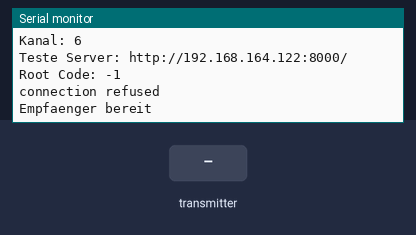
Bench run of a sketch on a simulated ESP32. Parts: the last lines printed to the serial monitor. The inputs (shaded band) are chosen by the test bench. WiFi joins after 1.5 s; servers stay silent unless stated; uploads are accepted with an empty reply; the local clock reads 2024-03-15 10:24:30 at power-on unless the sketch sets it.

Above: at 3.9 s.
4.0 s: the transmitter starts sending ms = 0
At 4.16 s:
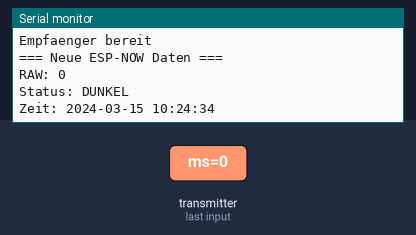
5.5 s: the transmitter starts sending bright = 1
At 5.87 s:
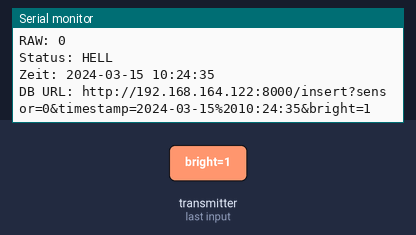
7.5 s: the transmitter starts sending raw = 1024
At 7.87 s:
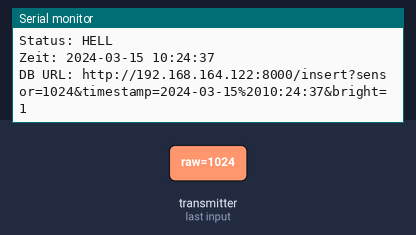
9.0 s: the transmitter starts sending raw = 0
At 9.37 s:
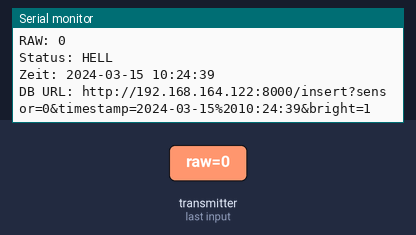
10.5 s: the transmitter starts sending bright = 0
At 10.87 s:
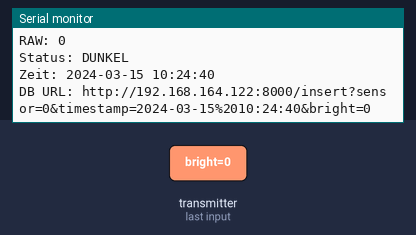
Timing chart, 0 to 13.0 s (numbered marks = the images above; inputs shaded):
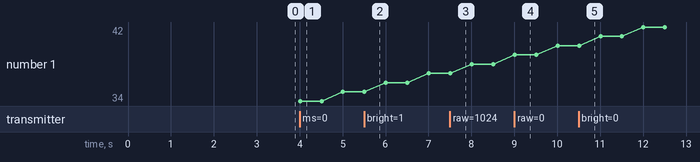

The sketch:

empfaenger_esp32.ino
```cpp
#include <WiFi.h>
#include <esp_now.h>
#include <WebServer.h>
#include <WiFiManager.h>
#include <HTTPClient.h>
#include <time.h>

WebServer server(80);

const char* DB_HOST = "192.168.164.122";
const uint16_t DB_PORT = 8000;
const char* DB_PATH = "/insert";

typedef struct struct_message {
  unsigned long ms;
  int raw;
  bool bright;
} struct_message;

struct_message incomingData;

int currentRaw = 0;
bool currentBright = false;
String currentState = "-";
String lastTimestamp = "-";

volatile bool dbSendPending = false;
int pendingRaw = 0;
bool pendingBright = false;
String pendingTimestamp = "-";

String getTimeString() {
  struct tm timeinfo;
  if (!getLocalTime(&timeinfo)) {
    return "-";
  }

  char buffer[30];
  strftime(buffer, sizeof(buffer), "%Y-%m-%d %H:%M:%S", &timeinfo);
  return String(buffer);
}

bool testTcpConnection() {
  WiFiClient client;
  bool ok = client.connect(DB_HOST, DB_PORT);
  if (ok) {
    client.stop();
    return true;
  }
  return false;
}

void sendToDB(int raw, String timestamp, bool bright) {
  if (WiFi.status() != WL_CONNECTED) {
    Serial.println("DB: WLAN nicht verbunden");
    return;
  }

  if (!testTcpConnection()) {
    Serial.println("DB: Server/Port nicht erreichbar");
    return;
  }

  // URL-Encoding fuer Leerzeichen
  timestamp.replace(" ", "%20");

  WiFiClient client;
  HTTPClient http;

  String url = "http://" + String(DB_HOST) + ":" + String(DB_PORT) + String(DB_PATH);
  url += "?sensor=" + String(raw);
  url += "&timestamp=" + timestamp;
  url += "&bright=" + String(bright ? 1 : 0);

  Serial.print("DB URL: ");
  Serial.println(url);

  http.setConnectTimeout(5000);
  http.setTimeout(5000);

  if (!http.begin(client, url)) {
    Serial.println("HTTP begin fehlgeschlagen");
    return;
  }

  int code = http.GET();

  Serial.print("DB HTTP Code: ");
  Serial.println(code);

  if (code > 0) {
    Serial.print("DB Antwort: ");
    Serial.println(http.getString());
  } else {
    Serial.print("HTTP Fehler: ");
    Serial.println(http.errorToString(code));
  }

  http.end();
}

void onDataRecv(const esp_now_recv_info_t *recv_info, const uint8_t *incomingDataBytes, int len) {
  if (len != sizeof(struct_message)) {
    Serial.println("Falsche Datenlaenge empfangen");
    return;
  }

  memcpy(&incomingData, incomingDataBytes, sizeof(incomingData));

  currentRaw = incomingData.raw;
  currentBright = incomingData.bright;
  currentState = currentBright ? "HELL" : "DUNKEL";
  lastTimestamp = getTimeString();

  pendingRaw = currentRaw;
  pendingBright = currentBright;
  pendingTimestamp = lastTimestamp;
  dbSendPending = true;

  Serial.println("=== Neue ESP-NOW Daten ===");
  Serial.print("RAW: ");
  Serial.println(currentRaw);
  Serial.print("Status: ");
  Serial.println(currentState);
  Serial.print("Zeit: ");
  Serial.println(lastTimestamp);
}

String getHtmlPage() {
  String html = "<!DOCTYPE html><html><head>";
  html += "<meta charset='utf-8'>";
  html += "<meta http-equiv='refresh' content='2'>";
  html += "<title>Sensorstation</title>";
  html += "<style>";
  html += "body{font-family:Arial;margin:30px;background:#f4f4f4;}";
  html += ".box{background:white;padding:20px;border-radius:12px;max-width:450px;box-shadow:0 0 10px rgba(0,0,0,0.1);}";
  html += "h1{margin-top:0;}";
  html += "</style>";
  html += "</head><body>";

  html += "<div class='box'>";
  html += "<h1>Sensorstation</h1>";
  html += "<p><b>Lichtwert:</b> " + String(currentRaw) + "</p>";
  html += "<p><b>Status:</b> " + currentState + "</p>";
  html += "<p><b>Zeit:</b> " + lastTimestamp + "</p>";
  html += "<p><b>IP:</b> " + WiFi.localIP().toString() + "</p>";
  html += "</div>";

  html += "</body></html>";
  return html;
}

void handleRoot() {
  server.send(200, "text/html", getHtmlPage());
}

void handleApiData() {
  String json = "{";
  json += "\"timestamp\":\"" + lastTimestamp + "\",";
  json += "\"sensor\":" + String(currentRaw) + ",";
  json += "\"bright\":" + String(currentBright ? 1 : 0) + ",";
  json += "\"status\":\"" + currentState + "\"";
  json += "}";

  server.send(200, "application/json", json);
}

void handleApiSensor() {
  String json = "{";
  json += "\"timestamp\":\"" + lastTimestamp + "\",";
  json += "\"sensor\":" + String(currentRaw);
  json += "}";

  server.send(200, "application/json", json);
}

void handleApiBright() {
  String json = "{";
  json += "\"timestamp\":\"" + lastTimestamp + "\",";
  json += "\"bright\":" + String(currentBright ? 1 : 0);
  json += "}";

  server.send(200, "application/json", json);
}

void testServer() {
  WiFiClient client;
  HTTPClient http;

  String testUrl = "http://" + String(DB_HOST) + ":" + String(DB_PORT) + "/";
  Serial.print("Teste Server: ");
  Serial.println(testUrl);

  http.begin(client, testUrl);
  int code = http.GET();

  Serial.print("Root Code: ");
  Serial.println(code);

  if (code > 0) {
    Serial.println(http.getString());
  } else {
    Serial.println(http.errorToString(code));
  }

  http.end();
}

void setup() {
  Serial.begin(115200);
  delay(1000);

  WiFi.mode(WIFI_STA);

  WiFiManager wm;
  bool res = wm.autoConnect("ESP32-Setup");

  if (!res) {
    Serial.println("WLAN Verbindung fehlgeschlagen");
    ESP.restart();
  }

  Serial.println("WLAN verbunden");
  Serial.print("IP: ");
  Serial.println(WiFi.localIP());
  Serial.print("MAC: ");
  Serial.println(WiFi.macAddress());
  Serial.print("Kanal: ");
  Serial.println(WiFi.channel());

  configTime(3600, 3600, "pool.ntp.org", "time.nist.gov");

  server.on("/", handleRoot);
  server.on("/api/data", handleApiData);
  server.on("/api/data/sensor", handleApiSensor);
  server.on("/api/data/bright", handleApiBright);
  server.begin();

  testServer();

  if (esp_now_init() != ESP_OK) {
    Serial.println("ESP-NOW Init Fehler");
    return;
  }

  esp_now_register_recv_cb(onDataRecv);

  Serial.println("Empfaenger bereit");
}

void loop() {
  server.handleClient();

  if (dbSendPending) {
    dbSendPending = false;
    sendToDB(pendingRaw, pendingTimestamp, pendingBright);
  }
}
```

Measured:
- after the input at 4.0 s, the serial monitor: prints a new line at once (image 1)
- after the input at 5.5 s, the serial monitor: prints a new line at once (image 2)
- after the input at 7.5 s, the serial monitor: prints a new line at once (image 3)
- after the input at 9.0 s, the serial monitor: prints a new line after 0.21 s (image 4)
- after the input at 10.5 s, the serial monitor: prints a new line at once (image 5)
